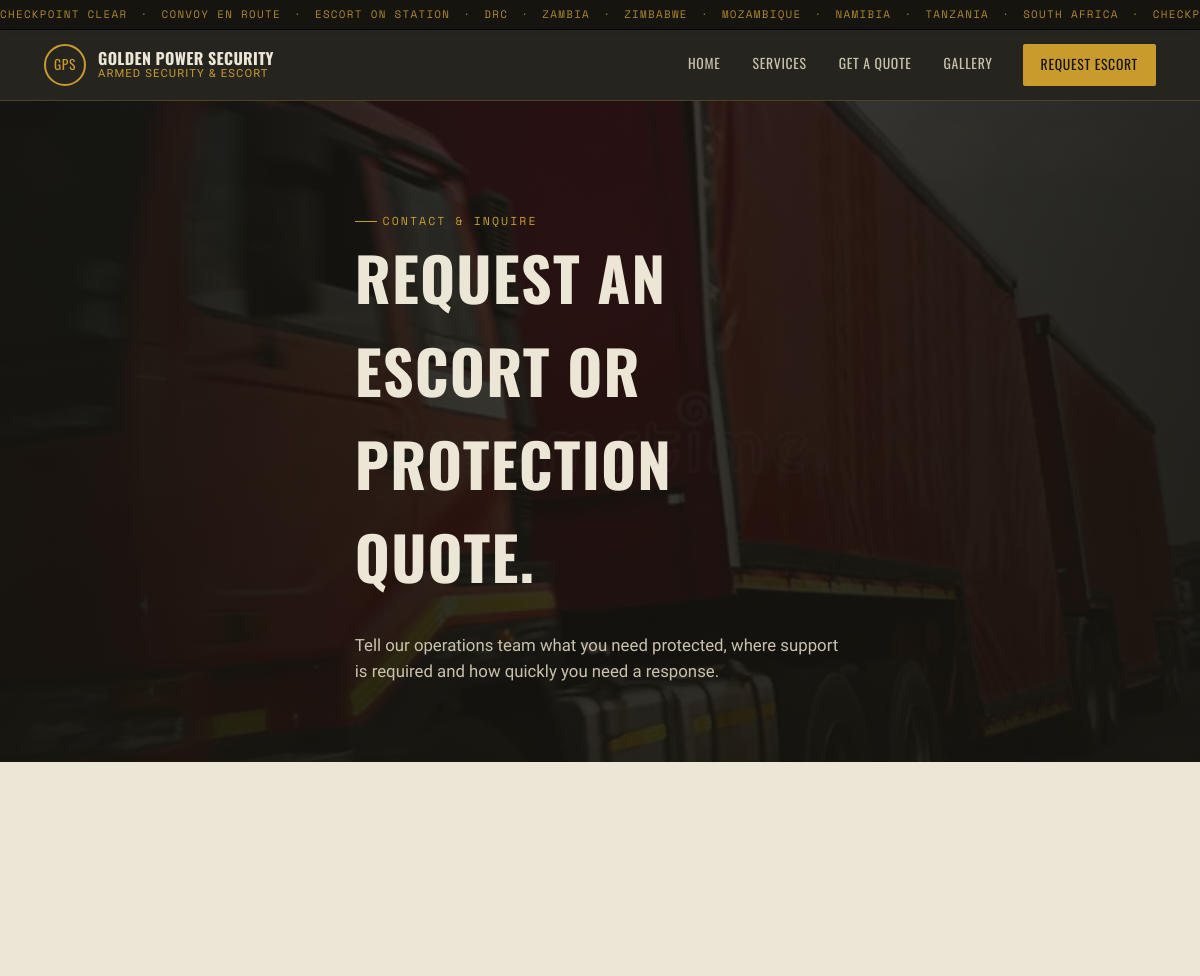
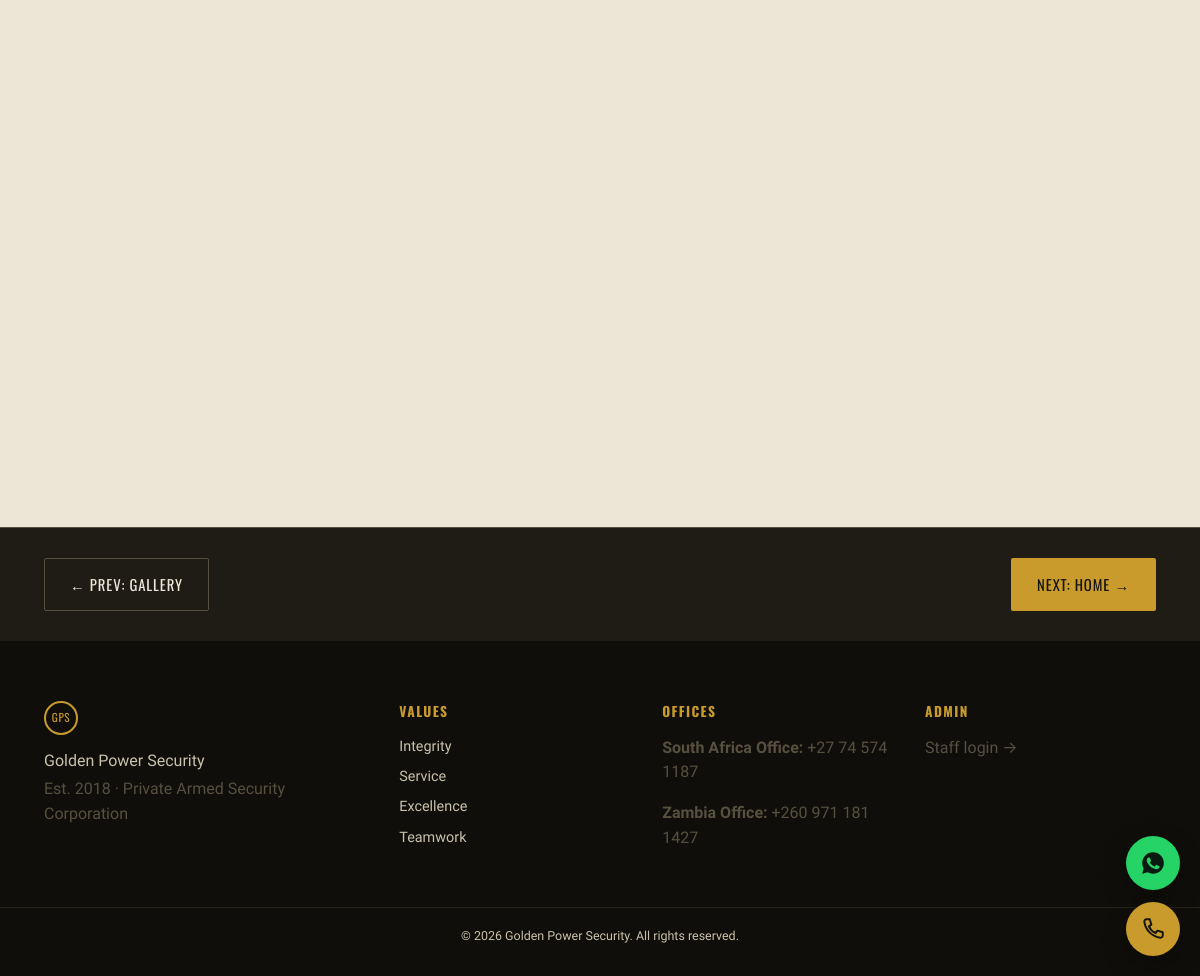
The page /contact.php on the database its author committed (2 pictures, top to bottom).
### tables this page shows
CREATE TABLE IF NOT EXISTS contact_info (
    id INT AUTO_INCREMENT PRIMARY KEY,
    region_label VARCHAR(80) NOT NULL,    
    address TEXT,
    phone1 VARCHAR(40),
    phone2 VARCHAR(40),
    email VARCHAR(120),
    sort_order INT DEFAULT 0
);

### includes/functions.php (called while the page is built, shortened)
<?php
require_once __DIR__ . '/db.php';
function e(?string $value): string
{
    return htmlspecialchars($value ?? '', ENT_QUOTES, 'UTF-8');
}
function get_setting(string $key, string $default = ''): string
{
    static $cache = null;
    if ($cache === null) {
        $cache = [];
        $stmt = get_db()->query('SELECT setting_key, setting_value FROM site_settings');
        foreach ($stmt->fetchAll() as $row) {
            $cache[$row['setting_key']] = $row['setting_value'];
        }
    }
    return isset($cache[$key]) && $cache[$key] !== '' ? $cache[$key] : $default;
}
function get_contact_info(): array
{
    return get_db()->query('SELECT * FROM contact_info ORDER BY sort_order ASC, id ASC')->fetchAll();
}

### includes/db.php (called while the page is built, shortened)
<?php
function get_db(): PDO
{
    static $pdo = null;
    if ($pdo === null) {
        $dsn = 'mysql:host=' . DB_HOST . ';port=' . DB_PORT . ';dbname=' . DB_NAME . ';charset=' . DB_CHARSET;
        try {
            $pdo = new PDO($dsn, DB_USER, DB_PASS, [
                PDO::ATTR_ERRMODE            => PDO::ERRMODE_EXCEPTION,
                PDO::ATTR_DEFAULT_FETCH_MODE => PDO::FETCH_ASSOC,
                PDO::ATTR_EMULATE_PREPARES   => false,
            ]);
        } catch (PDOException $e) {
            http_response_code(500);
            if (APP_DEBUG) {
                die('Database connection failed: ' . htmlspecialchars($e->getMessage()));
            }
            die('The site is temporarily unavailable. Please try again shortly.');
        }
    }
    return $pdo;
}

### contact.php (the view, shortened to what this page needs)
<?php
require_once __DIR__ . '/includes/header.php';
$offices = get_contact_info();
$contactBg = get_setting('contact_bg_path', '');
if (!$contactBg) {
    $contactBg = get_setting('hero_bg_path', 'uploads/hero/hero_73a45e791243.webp');
}
?>
<section class="section section-dark image-section contact-hero" style="--section-bg:url('<?= BASE_URL ?>/<?= e($contactBg) ?>')">
  <div class="container">
    <span class="eyebrow">Contact &amp; Inquire</span>
    <h1>Request an escort or protection quote.</h1>
    <p>Tell our operations team what you need protected, where support is required and how quickly you need a response.</p>
  </div>
</section>
<section class="section">
  <div class="container">
    <div class="contact-layout">
    </div>
  </div>
</section>
<?php require_once __DIR__ . '/includes/footer.php'; ?>

### includes/footer.php (shortened to what this page needs)
<?php
$pages = [
    'index.php' => 'Home',
    'services.php' => 'Services',
    'gallery.php' => 'Gallery',
    'contact.php' => 'Request Escort'
];
$pageKeys = array_keys($pages);
$currentIdx = array_search(basename($_SERVER['SCRIPT_NAME']), $pageKeys);
$prevIdx = ($currentIdx - 1 + count($pageKeys)) % count($pageKeys);
$nextIdx = ($currentIdx + 1) % count($pageKeys);
$prevPage = $pageKeys[$prevIdx];
$nextPage = $pageKeys[$nextIdx];
$prevTitle = $pages[$prevPage];
$nextTitle = $pages[$nextPage];
?>
<div class="page-loop-nav">
  <div class="container" style="display:flex; justify-content:space-between; align-items:center;">
    <a href="<?= BASE_URL ?>/<?= $prevPage ?>" class="btn btn-outline">&larr; Prev: <?= $prevTitle ?></a>
    <a href="<?= BASE_URL ?>/<?= $nextPage ?>" class="btn btn-primary">Next: <?= $nextTitle ?> &rarr;</a>
  </div>
</div>
<?php
$waNumber = get_setting('whatsapp_number', '');
$firstOffice = get_contact_info()[0] ?? null;
$callNumber = $firstOffice['phone1'] ?? '';
if ($waNumber || $callNumber):
?>
<div class="floating-contact" aria-label="Quick contact">
  <?php if ($waNumber): ?>
    <a href="https://wa.me/<?= e($waNumber) ?>" class="floating-btn floating-whatsapp" target="_blank" rel="noopener" aria-label="Chat on WhatsApp">
    </a>
  <?php endif; ?>
  <?php if ($callNumber): ?>
    <a href="tel:<?= e(preg_replace('/[^0-9+]/', '', $callNumber)) ?>" class="floating-btn floating-call" aria-label="Call us">
      <svg viewBox="0 0 24 24" fill="none" stroke="currentColor" stroke-width="1.8" stroke-linecap="round" stroke-linejoin="round" aria-hidden="true"><path d="M6 3h3l1.5 5-2.3 1.6a12 12 0 0 0 6.2 6.2L16 13.5l5 1.5v3a2 2 0 0 1-2.2 2A17 17 0 0 1 4 5.2 2 2 0 0 1 6 3Z"/></svg>
    </a>
  <?php endif; ?>
</div>
<?php endif; ?>
<footer class="site-footer">
  <div class="footer-inner">
    <div class="footer-col footer-brand">
      <span class="brand-mark small" aria-hidden="true">GPS</span>
      <p><?= e(get_setting('site_name', 'Golden Power Security')) ?></p>
      <p class="muted">Est. 2018 · Private Armed Security Corporation</p>
    </div>
    <div class="footer-col">
      <h4>Values</h4>
      <ul class="value-list">
        <li>Integrity</li>
        <li>Service</li>
        <li>Excellence</li>
        <li>Teamwork</li>
      </ul>
    </div>
    <div class="footer-col">
      <h4>Offices</h4>
      <?php foreach (get_contact_info() as $office): ?>
        <p class="muted"><strong><?= e($office['region_label']) ?>:</strong> <?= e($office['phone1']) ?></p>
      <?php endforeach; ?>
    </div>
    <div class="footer-col">
      <h4>Admin</h4>
      <p class="muted"><a href="<?= BASE_URL ?>/admin/login.php">Staff login →</a></p>
    </div>
  </div>
  <div class="footer-bottom">
    <p>&copy; <?= date('Y') ?> <?= e(get_setting('site_name', 'Golden Power Security')) ?>. All rights reserved.</p>
  </div>
</footer>
</body>
</html>

### assets/css/style.css (style rules this page uses)
:root { --onyx: #15140F; --onyx-2: #1E1C15; --slate: #262319; --bone: #ECE6D6; --bone-dim: #C9C2AC; --gold: #C89B2C; --gold-bright: #E3B94A; --route-red: #9A4030; --steel: #57503F; --ok-green: #5C7A4E; --font-display: 'Oswald', 'Arial Narrow', sans-serif; --font-body: 'Work Sans', -apple-system, Segoe UI, sans-serif; --font-mono: 'Space Mono', 'Courier New', monospace; --radius: 2px; --container: 1160px; --shadow-lg: 0 24px 60px -20px rgba(0,0,0,.55); }
* { box-sizing: border-box; }
html { scroll-behavior: smooth; }
body { margin:0; font-family: var(--font-body); background: var(--bone); color: var(--onyx); line-height:1.55; -webkit-font-smoothing: antialiased; }
a { color:inherit; text-decoration:none; }
h1,h2,h3,h4 { font-family: var(--font-display); text-transform: uppercase; letter-spacing:.02em; margin:0 0 .5em; }
p { margin:0 0 1em; }
.muted { color: var(--steel); }
.container { max-width: var(--container); margin: 0 auto; padding: 0 24px; }
.eyebrow { display:inline-flex; align-items:center; gap:.5em; font-family: var(--font-mono); font-size: .72rem; letter-spacing: .18em; text-transform: uppercase; color: var(--gold); }
.eyebrow::before { content:''; width:22px; height:1px; background: var(--gold); display:inline-block; }
.btn { display:inline-flex; align-items:center; justify-content:center; gap:.5em; font-family: var(--font-display); text-transform:uppercase; letter-spacing:.06em; font-size: .92rem; padding: .95em 1.7em; border-radius: var(--radius); border: 1px solid transparent; cursor:pointer; transition: transform .18s ease, background .18s ease, color .18s ease; }
.btn-primary { background: var(--gold); color: var(--onyx); }
.btn-outline { border-color: var(--bone-dim); color: var(--bone); }
.brand-mark { display:inline-flex; align-items:center; justify-content:center; width:42px; height:42px; border:2px solid var(--gold); border-radius:50%; font-family: var(--font-display); color: var(--gold); font-size: .85rem; letter-spacing:.05em; }
.brand-mark.small { width:34px; height:34px; font-size:.7rem; margin-bottom:10px; }
.section { padding: 96px 0; }
.section-dark { background: var(--onyx); color: var(--bone); }
.image-section { position:relative; isolation:isolate; background-image:linear-gradient(90deg, rgba(21,20,15,.96) 0%, rgba(21,20,15,.78) 48%, rgba(21,20,15,.9) 100%), var(--section-bg); background-size:cover; background-position:center center; background-repeat:no-repeat; }
.image-section::before { content:''; position:absolute; inset:0; z-index:-1; background:linear-gradient(180deg, rgba(21,20,15,.12), rgba(21,20,15,.45)); pointer-events:none; }
.image-section > .container { position:relative; z-index:1; }
.contact-hero { min-height: 48vh; display:flex; align-items:flex-end; padding: 104px 0 78px; }
.contact-hero h1 { font-size:clamp(2.4rem,5vw,4rem); max-width:13ch; color:var(--bone); }
.contact-hero p { max-width:52ch; color:var(--bone-dim); font-size:1.05rem; margin:0; }
.contact-layout { display:grid; grid-template-columns: 1.2fr .8fr; gap: 48px; align-items:start; }
.page-loop-nav { background: var(--onyx-2); border-top: 1px solid var(--steel); padding: 30px 0; }
.page-loop-nav .btn-outline { border-color: var(--steel); }
.site-footer { background: #0F0E0A; color: var(--bone-dim); padding-top: 60px; }
.footer-inner { max-width: var(--container); margin:0 auto; padding: 0 24px 40px; display:grid; grid-template-columns: 1.4fr repeat(3,1fr); gap: 32px; }
.footer-col h4 { color: var(--gold); font-size:.85rem; letter-spacing:.1em; margin-bottom:14px; }
.value-list { list-style:none; margin:0; padding:0; display:grid; gap:8px; font-size:.9rem; }
.footer-bottom { border-top: 1px solid #262319; padding: 18px 24px; text-align:center; font-size:.78rem; }
.footer-brand p { margin: 4px 0; }
.floating-contact { position: fixed; right: 20px; bottom: 20px; z-index: 500; display: flex; flex-direction: column; gap: 12px; align-items: flex-end; }
.floating-btn { width: 54px; height: 54px; border-radius: 50%; display:flex; align-items:center; justify-content:center; box-shadow: 0 10px 24px rgba(0,0,0,.28); transition: transform .18s ease, box-shadow .18s ease; }
.floating-btn svg { width: 26px; height: 26px; }
.floating-whatsapp { background:#25D366; color:#0b1a10; }
.floating-call { background: var(--gold); color: var(--onyx); }

### rows shown on the page
contact_info: region_label "South Africa Office", phone1 "+27 74 574 1187"
contact_info: region_label "Zambia Office", phone1 "+260 971 181 1427"

### other values the page prints
$siteName "GOLDEN POWER SECURITY"
$prevTitle "GALLERY"
$nextTitle "HOME"
get_setting('site_name', 'Golden Power Security') "Golden Power Security"
